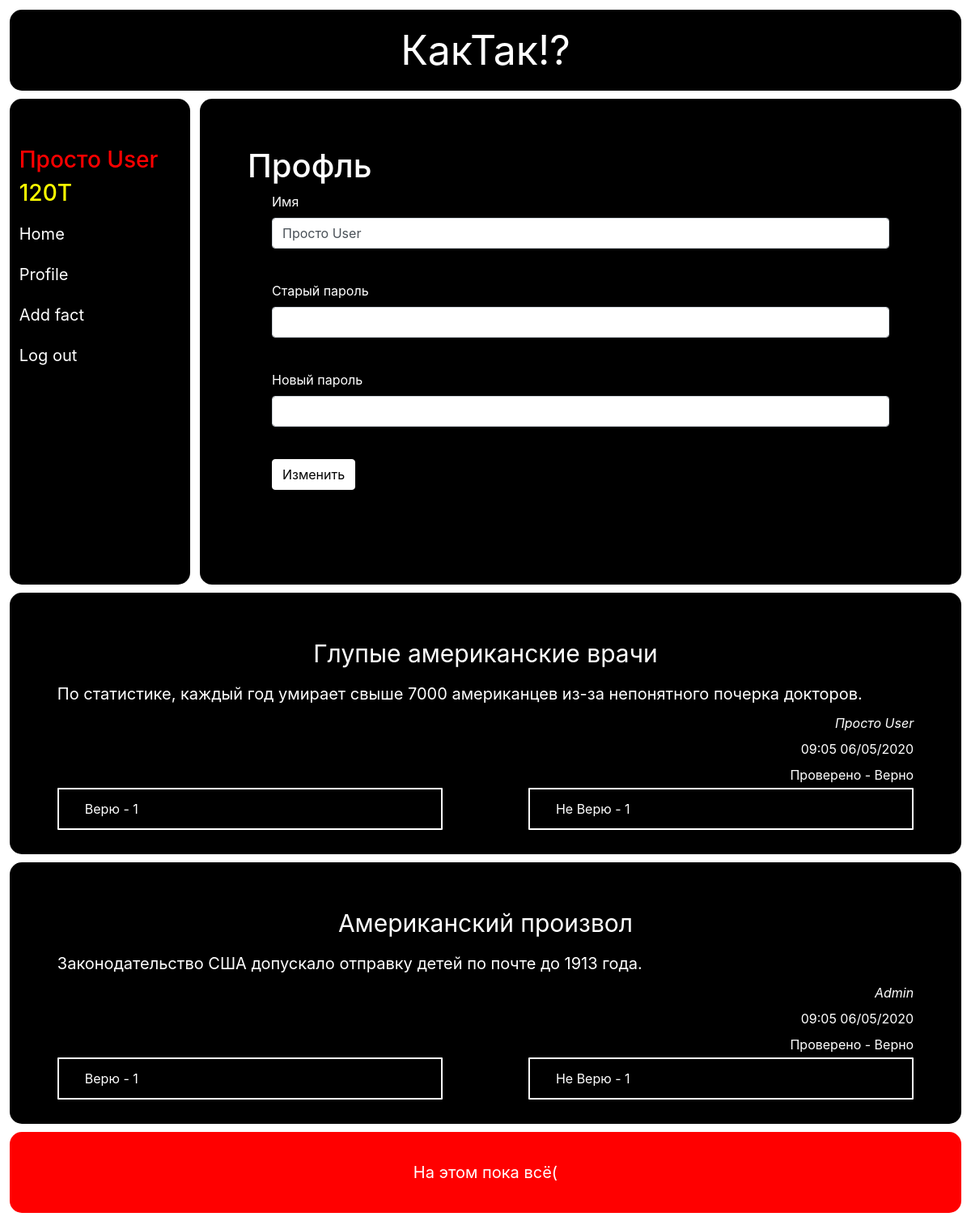
Screenshot of /profile (signed in) with the database file from the repository.
### data/Users.py (models this page shows, shortened)
class User(SqlAlchemyBase, UserMixin):
    __tablename__ = 'users'
    id = sqlalchemy.Column(sqlalchemy.Integer, primary_key=True, autoincrement=True)
    name = sqlalchemy.Column(sqlalchemy.String, nullable=False)
    email = sqlalchemy.Column(sqlalchemy.String, index=True, unique=True, nullable=False)
    password = sqlalchemy.Column(sqlalchemy.String, nullable=False)
    created_date = sqlalchemy.Column(sqlalchemy.DateTime, default=datetime.datetime.now)
    rating = sqlalchemy.Column(sqlalchemy.Integer, nullable=True, default=100)
    role = sqlalchemy.Column(sqlalchemy.String, default='User')
    facts = orm.relation("Facts", back_populates='user')
    votes = orm.relation("Votes", back_populates='user')

### data/Facts.py (models this page shows, shortened)
class Facts(SqlAlchemyBase):
    __tablename__ = 'facts'
    id = sqlalchemy.Column(sqlalchemy.Integer, primary_key=True, autoincrement=True)
    title = sqlalchemy.Column(sqlalchemy.String, nullable=True)
    content = sqlalchemy.Column(sqlalchemy.String, nullable=True)
    created_date = sqlalchemy.Column(sqlalchemy.String, default=datetime.datetime.today().strftime('%H:%m %d/%m/%Y'))
    author = sqlalchemy.Column(sqlalchemy.String, default='Anonym')
    is_checked = sqlalchemy.Column(sqlalchemy.Boolean, default=False)
    checked_value = sqlalchemy.Column(sqlalchemy.String, default=None, nullable=True)
    votes = orm.relation("Votes", back_populates='fact')
    votes_true = sqlalchemy.Column(sqlalchemy.Integer, default=0)
    votes_false = sqlalchemy.Column(sqlalchemy.Integer, default=0)
    user_id = sqlalchemy.Column(sqlalchemy.Integer, sqlalchemy.ForeignKey("users.id"))
    user = orm.relation('User')

### main.py (the view, shortened to what this page needs)
@app.route('/profile', methods=['GET', 'POST'])
def profile():
    form = ProfileForm()
    return render_template('profile.html', form=form, list_of_facts=get_list_of_facts())

### main.py
class ProfileForm(FlaskForm):
    name = StringField('Имя', validators=[DataRequired()])
    password_old = PasswordField('Старый пароль', validators=[DataRequired()])
    password_new = PasswordField('Новый пароль', validators=[DataRequired()])
    submit = SubmitField('Изменить')

### data/db_session.py (called while the page is built)
def create_session() -> Session:
    global __factory
    return __factory()

### main.py (called while the page is built)
@login_manager.user_loader
def load_user(user_id):
    session = db_session.create_session()
    return session.query(User).get(user_id)

def get_list_of_facts():
    session = db_session.create_session()
    list_of_facts = list(session.query(Facts).all())
    session.close()
    return list_of_facts

### templates/profile.html (shortened to what this page needs)
{% extends "base.html" %}
{% block profile %}
	<h2 style="font-size: 40px;">Профль</h2>
    <form action="" method="post">
        <p>
            {{ form.name.label }}<br>
            {{ form.name(class="form-control", type="name", value=current_user.name) }}<br>
        </p>
        <p>
            {{ form.password_old.label }}<br>
            {{ form.password_old(class="form-control", type="password") }}<br>
        </p>
        <p>
            {{ form.password_new.label }}<br>
            {{ form.password_new(class="form-control", type="password") }}<br>
        </p>
        <p>{{ form.submit(type="submit", class="btn btn-primary") }}</p>
    </form>
{% endblock %}

### templates/base.html (shortened to what this page needs)
<!doctype html>
<html lang="ru">
<head>
    <link rel="stylesheet"
          href="https://stackpath.bootstrapcdn.com/bootstrap/4.4.1/css/bootstrap.min.css"
>
    <link rel="stylesheet" href="{{ url_for('static', filename='css/styles_1.css') }}">
</head>
<body>
<header>
    КакТак!?
</header>
<div class="sidebar_nav">
    <nav>
        {% if current_user.is_authenticated %}
        <h3 style="color: red;">{{current_user.name}}</h3>
        <h3 style="color: yellow;">{{current_user.rating}}Т</h3>
        <ul>
            <li><a href="/index">Home</a></li>
            <li><a href="/profile">Profile</a></li>
            <li><a href="/create_fact">Add fact</a></li>
            <li><a href="/logout">Log out</a></li>
        </ul>
        {% else %}
        <ul>
            <li><a href="/index">Home</a></li>
            <li><a href="/login">Sign in</a></li>
            <li><a href="/register">Sign up</a></li>
        </ul>
        {% endif %}
    </nav>
</div>
<main>
    <div class="content">
        {% block profile %}{% endblock %}
    </div>
    {% if current_user.is_authenticated %}
    {% for el in list_of_facts[::-1] %}
    {% set id = el['id'] %}
    <div class="fact">
        <div style="text-align: center; font-size: 30px;">
            {% print(el['title']) %}
        </div>
        <div style="font-size: 20px;">
            {% print(el['content']) %}
        </div>
        <div style="text-align: right; font-style: italic;">
            {% print(el['author']) %}
        </div>
        <div style="text-align: right;">
            {% print(el['created_date']) %}
        </div>
        {% if el['is_checked'] %}
        {% if el.checked_value == 'true' %}
        <div style="text-align: right;">
            Проверено - Верно
        </div>
        {% elif el.checked_value == 'false' %}
        <div style="text-align: right;">
            Проверено - Верно
        </div>
        {% endif %}
        {% endif %}
        <a href='/true/{{id}}' class="buttonT">Верю - {{el.votes_true}}</a>
        <a href='/false/{{id}}' class="buttonF">Не Верю - {{el.votes_false}}</a>
    </div>
    {% endfor %}
    <div class="end" style="line-height: 80px">На этом пока всё(</div>
    {% endif %}
</main>
</body>
</html>

### static/css/styles_1.css (style rules this page uses)
body { color: white; margin: 1%; }
header { width: 100%; height: 100px; background-color: black; margin-bottom: 10px; border-radius: 15px; text-align: center; font-size: 50px; line-height: 100px; }
ul { padding: 0 0; list-style-type: none; line-height: 50px; font-size: 20px; }
a:link { color: white; }
a.buttonT { display: inline-block; color: white; text-decoration: none; user-select: none; padding: .5em 2em; outline: none; border: 2px solid; border-radius: 1px; transition: 0.2s; float: left; width: 45%; }
a.buttonF { display: inline-block; color: white; text-decoration: none; user-select: none; padding: .5em 2em; outline: none; border: 2px solid; border-radius: 1px; transition: 0.2s; float: right; width: 45%; }
form { padding: 0 30px; }
.btn-primary { color: black; background-color: white; border-color: white; }
.sidebar_nav { padding: 5% 1%; margin-right: 1%; margin-bottom: 10px; width: 19%; min-height: 600px; background-color: black; float: left; border-radius: 15px; }
.content { padding: 5% 5%; background-color: black; float: right; min-height: 600px; width: 80%; margin-bottom: 10px; border-radius: 15px; }
.fact { padding: 2.5% 5%; margin-bottom: 10px; background-color: black; float: right; min-height: 250px; width: 100%; border-radius: 15px; line-height: 2; }
.end { padding: 10px 10px; text-align: center; width: 100%; height: 100px; background-color: red; margin-bottom: 10px; border-radius: 15px; float: right; font-size: 20px; }

### rows the page displays
User: name "Просто User", rating "120"
Facts: title "Глупые американские врачи", content "По статистике, каждый год умирает свыше 7000 американцев из-за непонятного почерка докторов.", author "Просто User", created_date "09:05 06/05/2020", is_checked "Проверено - Верно", votes_true "1", votes_false "1"
Facts: title "Американский произвол", content "Законодательство США допускало отправку детей по почте до 1913 года.", author "Admin", created_date "09:05 06/05/2020", is_checked "Проверено - Верно", votes_true "1", votes_false "1"
